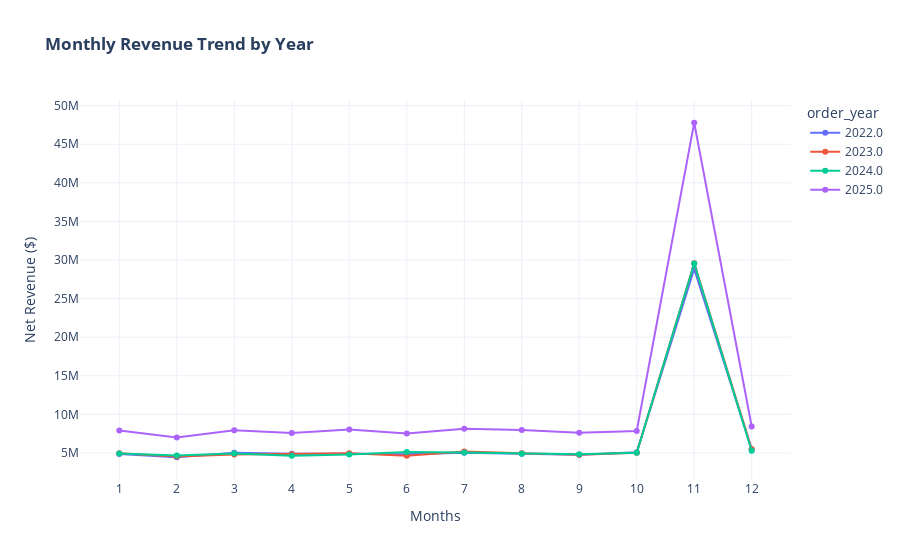

The code cell stored with this chart in its notebook:
### Markdown cell above
**STRATEGIC HIGHLIGHTS 2022-2026**

Growth: Revenue CAGR is above 35%, heavily dependent on Q4 campaigns.

Operational Crisis: Italy and Spain show a 41% completion rate, causing massive profit leakage.

Customer: 80% of customers churn after Month 2; 'At Risk' segment is the largest group.

Action: Invest in Electronics, Fix Mediterranean logistics, and Re-engage 'At Risk' portfolio.

### Code cell
def plot_growth():
    query = "SELECT order_year, order_month, SUM(net_revenue) as net_revenue FROM standardized_sales_master GROUP BY 1,2 ORDER BY 1,2"
    df = pd.read_sql(query, engine)
    fig = px.line(df, x='order_month', y='net_revenue', color='order_year', markers=True,
                  title="<b>Monthly Revenue Trend by Year</b>", 
                  labels={'order_month': 'Months', 'net_revenue': 'Net Revenue ($)'},
                  template="plotly_white")
    fig.update_layout(xaxis=dict(tickmode='linear', dtick=1))
    return fig
plot_growth().show()

### Figure 1 — Plotly figure (JSON) as saved in the notebook; plotly's stock layout.template omitted (floating-point values rounded to 4 significant figures)
{"data": [{"hovertemplate": "order_year=2022.0<br>Months=%{x}<br>Net Revenue ($)=%{y}<extra></extra>", "legendgroup": "2022.0", "line": {"color": "#636efa", "dash": "solid"}, "marker": {"symbol": "circle"}, "mode": "lines+markers", "name": "2022.0", "orientation": "v", "showlegend": true, "type": "scatter", "x": [1.0, 2.0, 3.0, 4.0, 5.0, 6.0, 7.0, 8.0, 9.0, 10.0, 11.0, 12.0], "xaxis": "x", "y": [4853000.0, 4442000.0, 5039000.0, 4885000.0, 4894000.0, 4818000.0, 5023000.0, 4899000.0, 4782000.0, 5095000.0, 28830000.0, 5491000.0], "yaxis": "y"}, {"hovertemplate": "order_year=2023.0<br>Months=%{x}<br>Net Revenue ($)=%{y}<extra></extra>", "legendgroup": "2023.0", "line": {"color": "#EF553B", "dash": "solid"}, "marker": {"symbol": "circle"}, "mode": "lines+markers", "name": "2023.0", "orientation": "v", "showlegend": true, "type": "scatter", "x": [1.0, 2.0, 3.0, 4.0, 5.0, 6.0, 7.0, 8.0, 9.0, 10.0, 11.0, 12.0], "xaxis": "x", "y": [4950000.0, 4532000.0, 4792000.0, 4843000.0, 4976000.0, 4652000.0, 5183000.0, 4955000.0, 4780000.0, 5032000.0, 29580000.0, 5484000.0], "yaxis": "y"}, {"hovertemplate": "order_year=2024.0<br>Months=%{x}<br>Net Revenue ($)=%{y}<extra></extra>", "legendgroup": "2024.0", "line": {"color": "#00cc96", "dash": "solid"}, "marker": {"symbol": "circle"}, "mode": "lines+markers", "name": "2024.0", "orientation": "v", "showlegend": true, "type": "scatter", "x": [1.0, 2.0, 3.0, 4.0, 5.0, 6.0, 7.0, 8.0, 9.0, 10.0, 11.0, 12.0], "xaxis": "x", "y": [4943000.0, 4662000.0, 4923000.0, 4652000.0, 4787000.0, 5114000.0, 5047000.0, 4896000.0, 4833000.0, 5023000.0, 29540000.0, 5270000.0], "yaxis": "y"}, {"hovertemplate": "order_year=2025.0<br>Months=%{x}<br>Net Revenue ($)=%{y}<extra></extra>", "legendgroup": "2025.0", "line": {"color": "#ab63fa", "dash": "solid"}, "marker": {"symbol": "circle"}, "mode": "lines+markers", "name": "2025.0", "orientation": "v", "showlegend": true, "type": "scatter", "x": [1.0, 2.0, 3.0, 4.0, 5.0, 6.0, 7.0, 8.0, 9.0, 10.0, 11.0, 12.0], "xaxis": "x", "y": [7914000.0, 7000000.0, 7937000.0, 7577000.0, 8036000.0, 7523000.0, 8122000.0, 7984000.0, 7613000.0, 7837000.0, 47780000.0, 8427000.0], "yaxis": "y"}], "layout": {"legend": {"title": {"text": "order_year"}, "tracegroupgap": 0}, "title": {"text": "<b>Monthly Revenue Trend by Year</b>"}, "xaxis": {"anchor": "y", "domain": [0, 1], "dtick": 1, "tickmode": "linear", "title": {"text": "Months"}}, "yaxis": {"anchor": "x", "domain": [0, 1], "title": {"text": "Net Revenue ($)"}}}}
